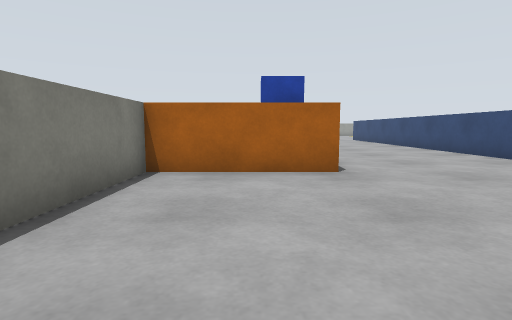
View 1 (above)

24 first-person views from a walk through a robot-simulator world made for Gazebo. The camera is 0.16 m above the floor, tilts 6° down and sees 80° across. The floor is counted in squares, 0.2 m on a side. Each view is taken from the middle of a square. On the plan, view 1 faces up. The plan holds only what a view shows up to about 10 squares ahead; the rest is blank. The place goes on beyond the plan.

View 2
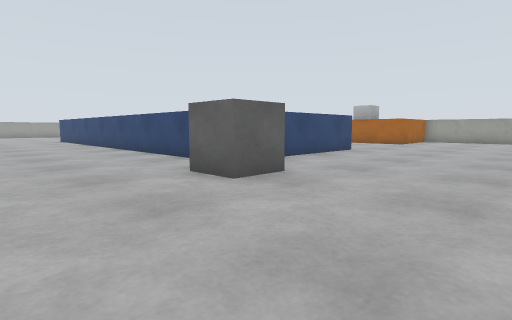

View 3
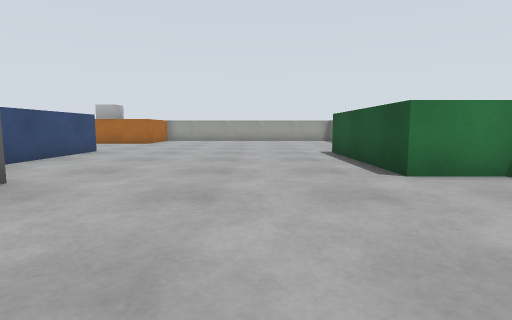

View 4
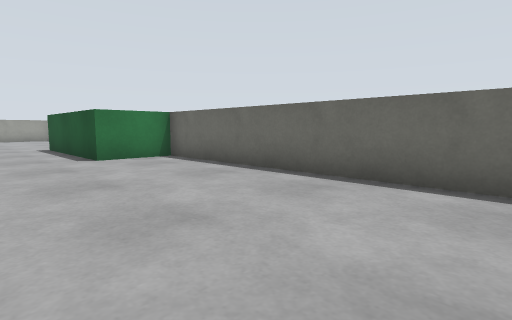

View 5
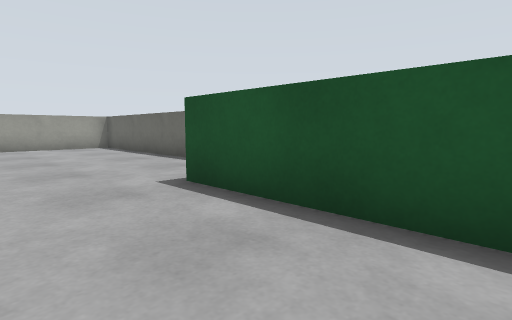

View 6
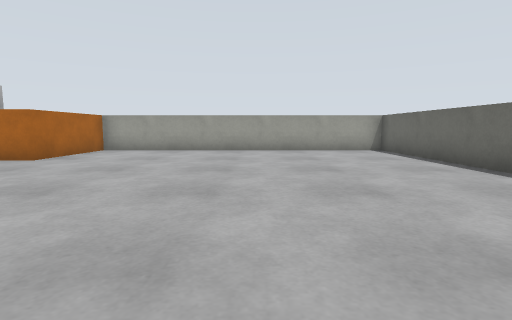

View 7
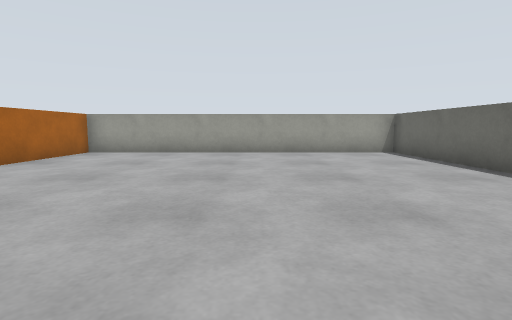

View 8
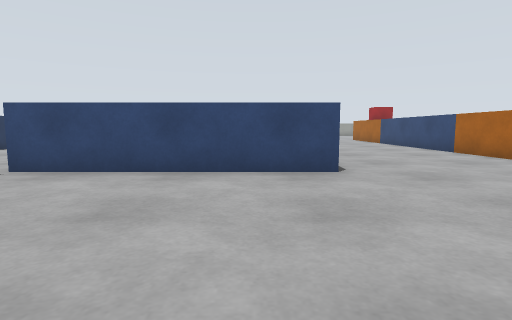

View 9
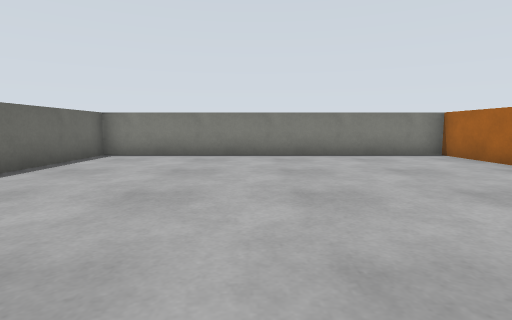

View 10
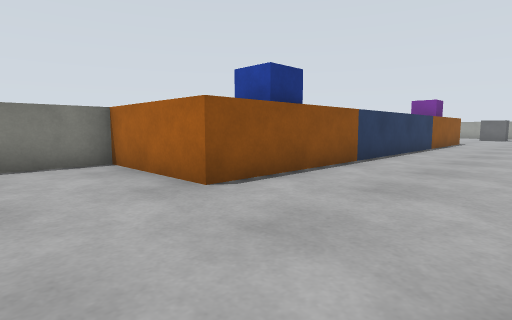

View 11
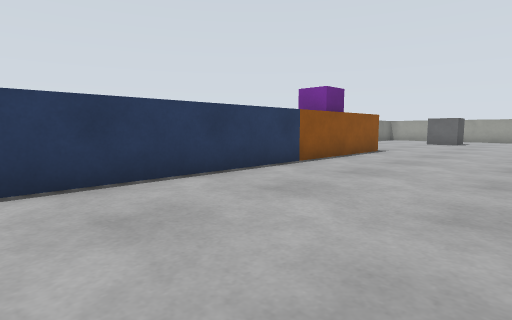

View 12
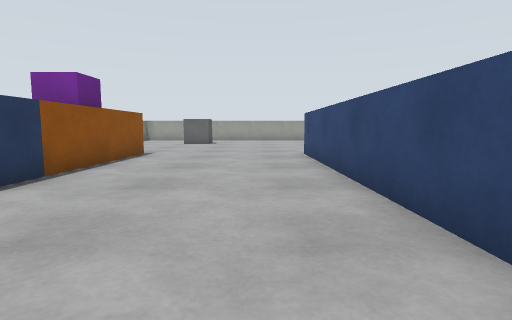

View 13
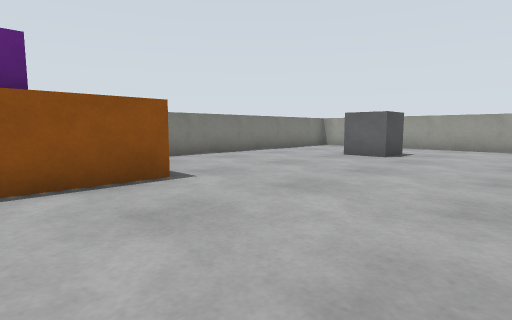

View 14
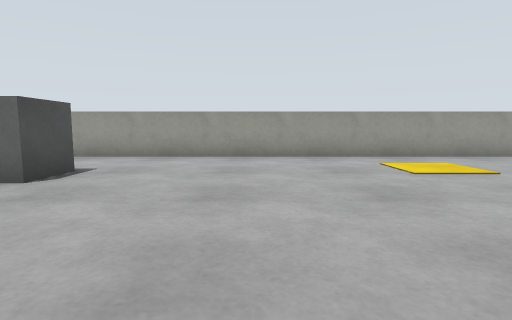

View 15
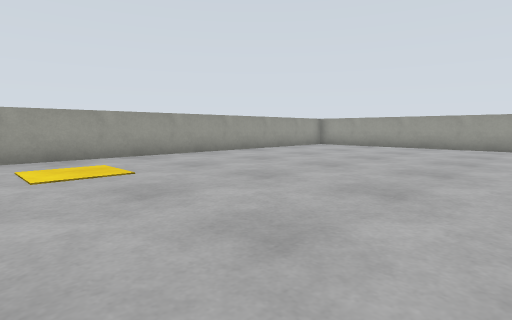

View 16
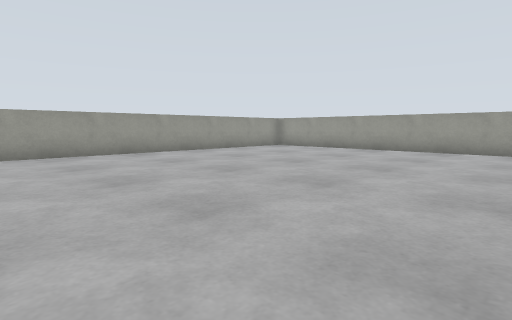

View 17
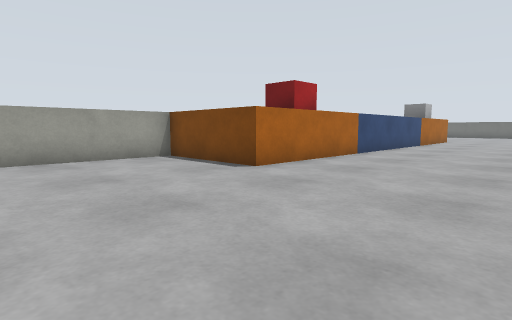

View 18
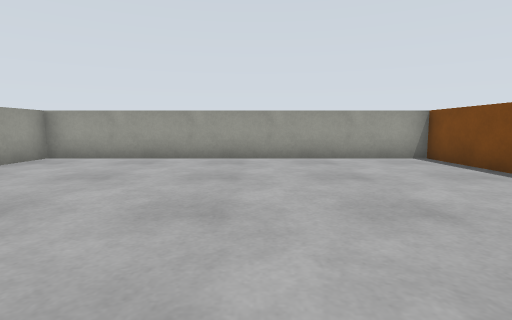

View 19
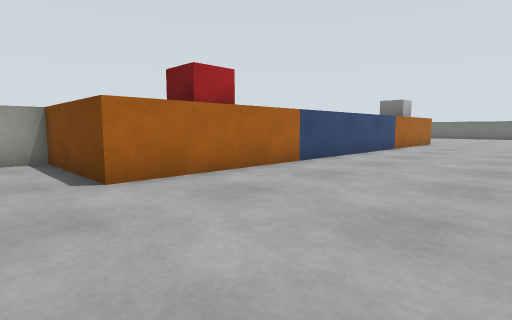

View 20
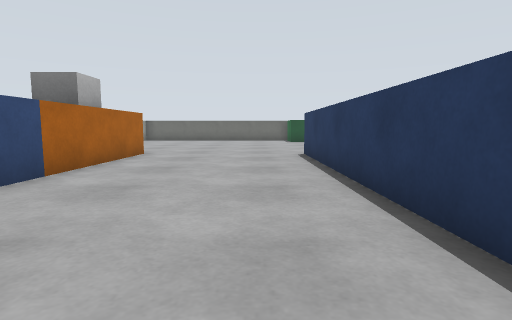

View 21
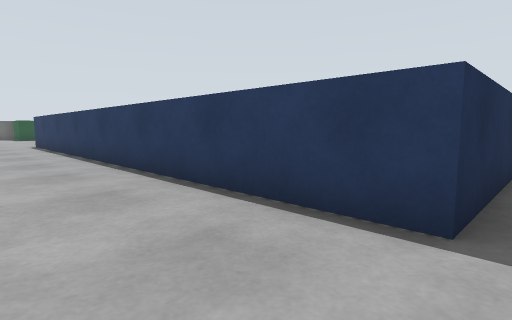

View 22
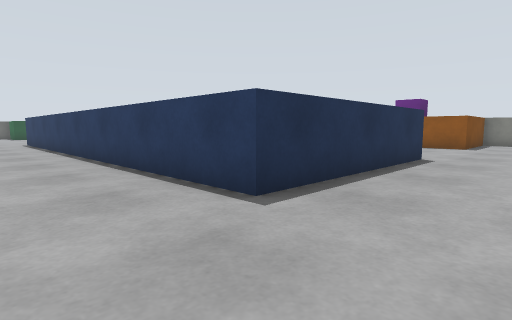

View 23
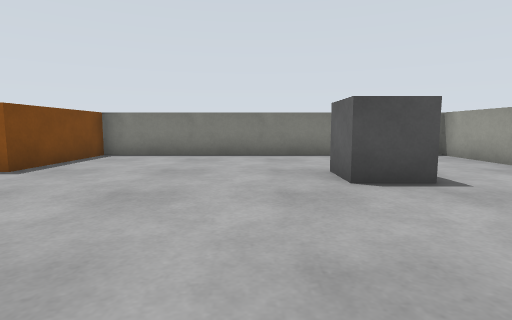

View 24
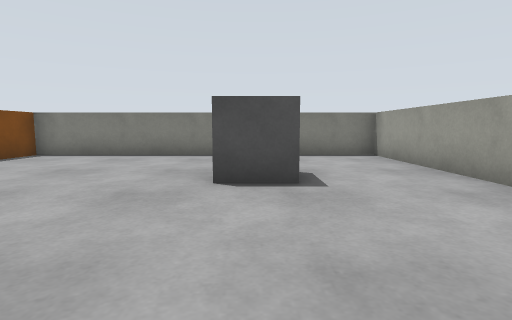

### Floor plan
Key: @ floor where view 1 was taken; # wall or solid block; . floor; R rack; B orange box; P pillar; G green box.
Columns run from 2 left of view 1 to 21 right of it. Each row starts with its distance up from view 1.
 31 ##################    ##
 30 #.................   ..#
 29 #......................#
 28 #......................#
 27 #...P..................#
 26 #......................#
 25 #......................#
 24 #......................#
 23 #......................#
 22 #......................#
 21 #......................#
 20 BBBB.....RRRRRR.....BBBB
 19    B.....R    R.....B
 18    B.....R    R.....B
 17    B.....R    R.....B
 16    B.....R    R.....B
 15    R.....R    R.....R
 14    R.....R    R.....R
 13    R.....R    R.....R
 12    R.....     R.....R
 11    R.....     R.....R
 10    B.....R    R.....B
  9    B.....R    R.....B
  8    B.....R    R.....B
  7    B.....R    R.....B
  6 BBBB.....RRRRRR.....BBB#
  5 #......P ..............#
  4 #......PP..............#
  3 #......................#
  2 #......................#
  1 #......................#
  0 #.@....................#
 -1 #......................#
 -2 #......................#
 -3 #........GGGGGG........#
 -4 #........G      .......#
 -5 ##########       #######

Positions as (right, up) in squares from view 1, and headings:
1: (0, 0), facing up
2: (2, 0), facing up-right
3: (2, 0), facing right
4: (-1, 0), facing down-right
5: (8, 0), facing down-right
6: (10, 0), facing right
7: (11, 0), facing right
8: (11, 0), facing up
9: (7, 0), facing left
10: (5, 3), facing up-left
11: (6, 10), facing up-left
12: (5, 11), facing up
13: (6, 18), facing up-left
14: (6, 22), facing up
15: (8, 22), facing up-right
16: (10, 21), facing up-right
17: (13, 25), facing down-right
18: (13, 25), facing right
19: (13, 22), facing down-right
20: (14, 15), facing down
21: (15, 21), facing down-left
22: (15, 23), facing down-left
23: (7, 25), facing left
24: (7, 27), facing left
